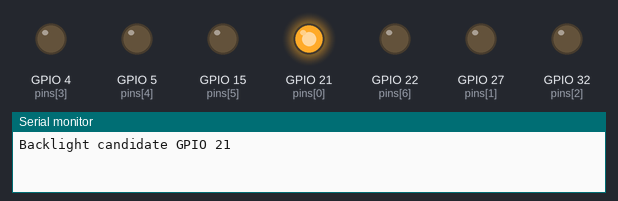
A sketch run on a simulated ESP32. Shown: output pins drawn as LEDs (lit = HIGH), the last lines printed to the serial monitor.

Above: at 0.7 s.
At 4.3 s:
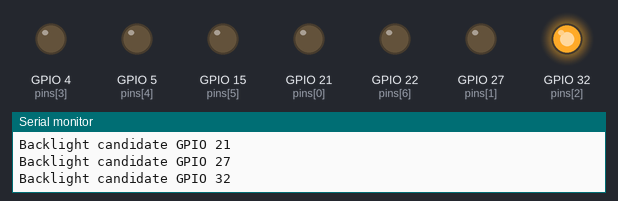
At 6.1 s:
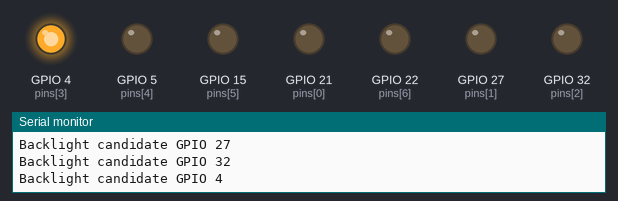
At 7.9 s:
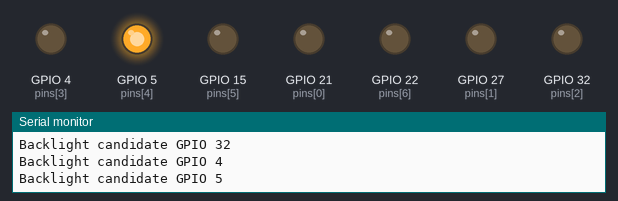
At 11.5 s:
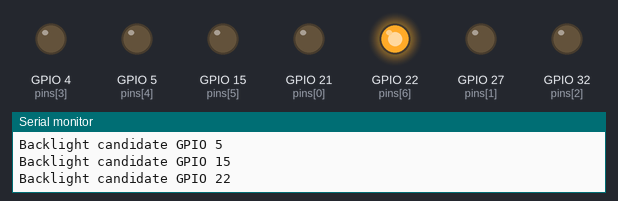
At 15.1 s:
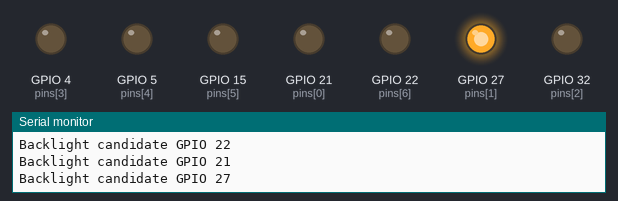
Timing chart, 0 to 16.4 s (numbered marks = the images above):
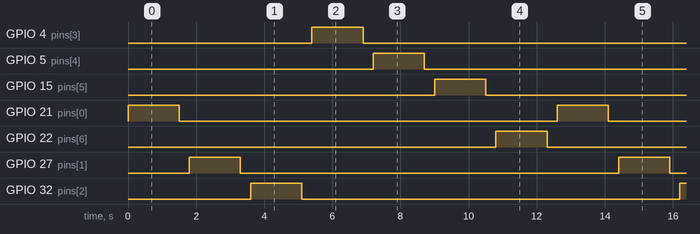

The sketch:

backlight-scan.ino
```cpp
/*
  CYD backlight scan.

  Upload this if the screen stays completely black. It cycles likely backlight
  pins. Watch the screen for any glow/flicker.
*/

#include <Arduino.h>

const int pins[] = {21, 27, 32, 4, 5, 15, 22};
const int pinCount = sizeof(pins) / sizeof(pins[0]);

void setup() {
  Serial.begin(115200);
  for (int i = 0; i < pinCount; i++) {
    pinMode(pins[i], OUTPUT);
    digitalWrite(pins[i], LOW);
  }
}

void loop() {
  for (int i = 0; i < pinCount; i++) {
    Serial.print("Backlight candidate GPIO ");
    Serial.println(pins[i]);

    for (int j = 0; j < pinCount; j++) {
      digitalWrite(pins[j], LOW);
    }

    digitalWrite(pins[i], HIGH);
    delay(1500);
    digitalWrite(pins[i], LOW);
    delay(300);
  }
}
```

Measured:
- by itself, GPIO 4 (pins[3]), GPIO 5 (pins[4]), GPIO 15 (pins[5]), GPIO 21 (pins[0]), GPIO 22 (pins[6]), GPIO 27 (pins[1]), GPIO 32 (pins[2]): alternates HIGH for 1.5 s and LOW for 11.1 s
- by itself, everything shown: repeats every 12.6 s, in 14 steps
